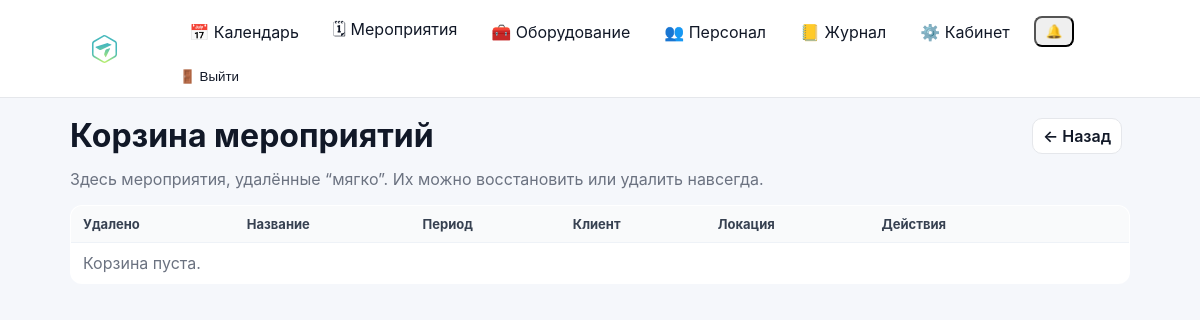
The page /events/trash/ (signed in) on the database as committed earlier.
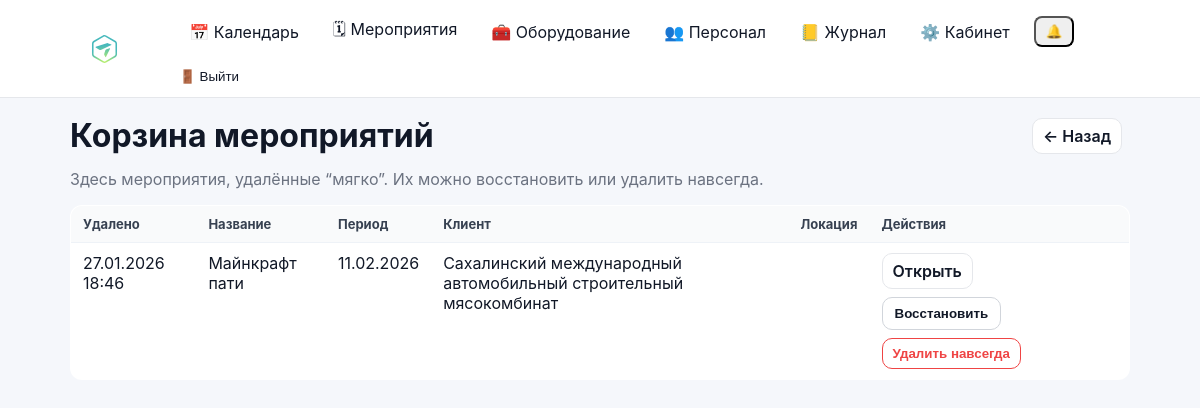
The same page on the database as committed later.
### events/models.py (models this page shows, shortened)
class Event(models.Model):
    class Meta:
        permissions = [
            ("edit_event_card", "Can edit event card (dates/status/etc)"),
            ("edit_event_equipment", "Can edit event equipment (own/rented)"),
        ]
    STATUS_DRAFT = "draft"
    STATUS_CONFIRMED = "confirmed"
    STATUS_CANCELLED = "cancelled"
    STATUS_CLOSED = "closed"
    STATUS_CHOICES = (
        (STATUS_DRAFT, "Черновик"),
        (STATUS_CONFIRMED, "Подтверждено"),
        (STATUS_CANCELLED, "Отменено"),
        (STATUS_CLOSED, "Закрыто"),
    )
    name = models.CharField(max_length=200)
    start_date = models.DateField()
    end_date = models.DateField(blank=True, null=True)
    client = models.CharField(max_length=200, blank=True)
    location = models.CharField(max_length=200, blank=True)
    responsible = models.ForeignKey(
        User,
        on_delete=models.SET_NULL,
        null=True,
        related_name="events",
    )
    s_engineer = models.ForeignKey(
        User,
        on_delete=models.SET_NULL,
        null=True,
        blank=True,
        related_name="senior_events",
    )
    engineers = models.ManyToManyField(
        User,
        blank=True,
        related_name="engineer_events",
    )
    notes = models.TextField(blank=True, default="")
    is_deleted = models.BooleanField(default=False)
    deleted_at = models.DateTimeField(null=True, blank=True)
    status = models.CharField(
        max_length=20,
        choices=STATUS_CHOICES,
        default=STATUS_DRAFT,
    )
    created_at = models.DateTimeField(auto_now_add=True)

### events/views.py (the view)
# urls.py: path("events/trash/", event_trash_view, name="event_trash"),
@login_required
def event_trash_view(request: HttpRequest) -> HttpResponse:
    if not can_edit_event_card(request.user):
        return HttpResponseForbidden("Недостаточно прав")
    if not hasattr(Event, "is_deleted"):
        messages.info(request, "Корзина недоступна: soft-delete не включён.")
        return redirect("event_list")
    deleted_qs = (
        Event.objects
        .filter(is_deleted=True)
        .select_related("responsible", "s_engineer")
        .prefetch_related("engineers")
        .order_by("-deleted_at", "-id")
    )
    return render(request, "events/event_trash.html", {"events": deleted_qs})

### accounts/context_processors.py (called while the page is built)
def authz_flags(request):
    user = getattr(request, "user", None)
    return {
        "can_manage_staff": can_manage_staff(user),
        "can_edit_event_card": can_edit_event_card(user),
        "can_edit_event_equipment": can_edit_event_equipment(user),
        "can_edit_inventory": can_edit_inventory(user),
    }

### accounts/permissions.py (called while the page is built)
def _ok(user) -> bool:
    return bool(user and user.is_authenticated)

def is_super(user) -> bool:
    return bool(_ok(user) and getattr(user, "is_superuser", False))

def can_manage_staff(user) -> bool:
    return is_super(user) or (_ok(user) and user.has_perm("accounts.manage_staff"))

def can_edit_inventory(user) -> bool:
    return is_super(user) or (_ok(user) and user.has_perm("inventory.manage_inventory"))

def can_edit_event_card(user) -> bool:
    return is_super(user) or (_ok(user) and user.has_perm("events.edit_event_card"))

def can_edit_event_equipment(user) -> bool:
    return is_super(user) or (_ok(user) and user.has_perm("events.edit_event_equipment"))

### events/templates/events/event_trash.html (shortened to what this page needs)
{% extends "base.html" %}
{% block content %}
<div class="toolbar">
  <h1 style="margin:0;">Корзина мероприятий</h1>
  <div style="display:flex; gap:10px;">
    <a class="btn-secondary" href="{% url 'event_list' %}">← Назад</a>
  </div>
</div>
<p style="color:#6b7280; margin-top:0;">
  Здесь мероприятия, удалённые “мягко”. Их можно восстановить или удалить навсегда.
</p>
<table class="list-table">
  <thead>
    <tr>
      <th>Удалено</th>
      <th>Название</th>
      <th>Период</th>
      <th>Клиент</th>
      <th>Локация</th>
      <th style="width:260px;">Действия</th>
    </tr>
  </thead>
  <tbody>
    {% for e in events %}
    <tr>
      <td>
        {% if e.deleted_at %}
          {{ e.deleted_at|date:"d.m.Y H:i" }}
        {% else %}
          —
        {% endif %}
      </td>
      <td>{{ e.name }}</td>
      <td>
        {% if e.start_date == e.end_date or not e.end_date %}
          {{ e.start_date|date:"d.m.Y" }}
        {% else %}
          {{ e.start_date|date:"d.m.Y" }} – {{ e.end_date|date:"d.m.Y" }}
        {% endif %}
      </td>
      <td>{{ e.client }}</td>
      <td>{{ e.location }}</td>
      <td>
        <div style="display:flex; flex-direction:column; gap:8px; align-items:flex-start;">
          <a class="btn-secondary" href="{% url 'event_detail' e.id %}">Открыть</a>
          <form method="post" action="{% url 'event_restore' e.id %}"
                onsubmit="return confirm('Восстановить мероприятие «{{ e.name }}»?')">
            <button type="submit" class="btn">Восстановить</button>
          </form>
          <form method="post" action="{% url 'event_purge' e.id %}"
                onsubmit="return confirm('Удалить навсегда мероприятие «{{ e.name }}»? Это действие необратимо.')">
            <button type="submit" class="btn-secondary" style="border-color:#ef4444; color:#ef4444;">
              Удалить навсегда
            </button>
          </form>
        </div>
      </td>
    </tr>
    {% empty %}
    <tr>
      <td colspan="6" style="color:#6b7280;">Корзина пуста.</td>
    </tr>
    {% endfor %}
  </tbody>
</table>
{% endblock %}

Rows that differ between the two databases and show on the page:
now on this page (row edited): Event: deleted_at "27.01.2026 18:46", name "Майнкрафт пати", start_date "11.02.2026", client "Сахалинский международный автомобильный строительный мясокомбинат"
Other text that changed with them:
text no longer shown: "Корзина пуста."
